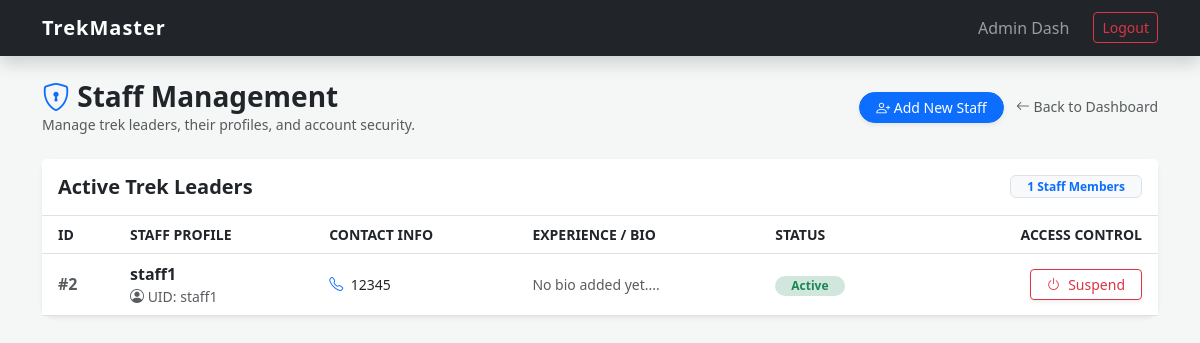
The page /admin/manage_staff (signed in) on the database its author committed.
### models.py (models this page shows)
class User(db.Model):
    __tablename__ = 'user'
    id = db.Column(db.Integer, primary_key=True)
    username = db.Column(db.String(80), unique=True, nullable=False)
    email = db.Column(db.String(120), unique=True, nullable=True)
    password = db.Column(db.String(120), nullable=False)
    contact_number = db.Column(db.String(15), nullable=True) # [NEW] User contact number
    emergency_contact = db.Column(db.String(15), nullable=True) # [NEW] Emergency contact number
    role = db.Column(db.String(20), nullable=False) # 'Admin', 'Staff', 'User'
    status = db.Column(db.String(20), default='Active') # 'Active', 'Blacklisted'
    created_at = db.Column(db.DateTime, default=datetime.utcnow) # [NEW] History tracking ke liye
    bookings = db.relationship('Booking', backref='trekker', lazy=True, cascade="all, delete-orphan")
    staff_profile = db.relationship('StaffProfile', backref='user_account', uselist=False, cascade="all, delete-orphan")

class StaffProfile(db.Model):
    __tablename__ = 'staff_profile'
    id = db.Column(db.Integer, primary_key=True)
    user_id = db.Column(db.Integer, db.ForeignKey('user.id'), nullable=False)
    name = db.Column(db.String(100), nullable=False)
    contact_details = db.Column(db.String(15), nullable=False)
    status = db.Column(db.String(20), default='Available')
    bio = db.Column(db.Text)
    assigned_treks = db.relationship('Trek', backref='leader', lazy=True)

### app.py (the view)
@app.route('/admin/manage_staff')
def manage_staff():
    if session.get('role') != 'Admin': return redirect(url_for('login'))
    staff_members = User.query.filter_by(role='Staff').all()
    return render_template('admin/manage_staff.html', staff_members=staff_members)

### templates/admin/manage_staff.html (shortened to what this page needs)
{% extends "base.html" %}
{% block content %}
<div class="row align-items-center mb-4">
    <div class="col-md-6">
        <h3 class="fw-bold text-dark mb-0"><i class="bi bi-shield-lock text-primary"></i> Staff Management</h3>
        <p class="text-muted small mb-0">Manage trek leaders, their profiles, and account security.</p>
    </div>
    <div class="col-md-6 text-md-end mt-3 mt-md-0">
        <a href="/admin/add_staff" class="btn btn-primary btn-sm rounded-pill px-3 shadow-sm me-2">
            <i class="bi bi-person-plus"></i> Add New Staff
        </a>
        <a href="/admin_dashboard" class="text-decoration-none text-muted small">
            <i class="bi bi-arrow-left"></i> Back to Dashboard
        </a>
    </div>
</div>
<div class="card shadow-sm border-0">
    <div class="card-header bg-white py-3 d-flex justify-content-between align-items-center border-bottom">
        <h5 class="mb-0 fw-bold text-dark">Active Trek Leaders</h5>
        <span class="badge bg-light text-primary border px-3">{{ staff_members|length }} Staff Members</span>
    </div>
    <div class="table-responsive">
        <table class="table table-hover align-middle mb-0">
            <thead class="bg-light text-uppercase small fw-bold text-muted">
                <tr>
                    <th class="ps-3" style="width: 80px;">ID</th>
                    <th>Staff Profile</th>
                    <th>Contact Info</th>
                    <th style="max-width: 200px;">Experience / Bio</th>
                    <th>Status</th>
                    <th class="text-end pe-3">Access Control</th>
                </tr>
            </thead>
            <tbody>
                {% for s in staff_members %}
                <tr>
                    <td class="ps-3 text-muted fw-bold">#{{ s.id }}</td>
                    <td>
                        <div class="fw-bold text-dark">
                            {{ s.staff_profile.name if s.staff_profile else s.username }}
                        </div>
                        <div class="text-muted small">
                            <i class="bi bi-person-circle"></i> UID: {{ s.username }}
                        </div>
                    </td>
                    <td>
                        <div class="small">
                            {% if s.staff_profile and s.staff_profile.contact_details %}
                                <i class="bi bi-telephone text-primary me-1"></i> {{ s.staff_profile.contact_details }}
                            {% else %}
                                <span class="text-muted italic">No Contact Info</span>
                            {% endif %}
                        </div>
                    </td>
                    <td style="max-width: 200px;">
                        <div class="small text-muted text-truncate" title="{{ s.staff_profile.bio if s.staff_profile else '' }}">
                            {{ s.staff_profile.bio[:60] if s.staff_profile and s.staff_profile.bio else 'No bio added yet.' }}...
                        </div>
                    </td>
                    <td>
                        <span class="badge rounded-pill {% if s.status == 'Active' %}bg-success-light text-success{% else %}bg-danger-light text-danger{% endif %} px-3">
                            {{ 'Active' if s.status == 'Active' else 'Suspended' }}
                        </span>
                    </td>
                    <td class="text-end pe-3">
                        <a href="/admin/blacklist/{{ s.id }}"
                           class="btn btn-sm {% if s.status == 'Active' %}btn-outline-danger{% else %}btn-outline-success{% endif %} shadow-sm px-3"
                           onclick="return confirm('Update access status for {{ s.username }}?')">
                            {% if s.status == 'Active' %}
                                <i class="bi bi-power me-1"></i> Suspend
                            {% else %}
                                <i class="bi bi-check-circle me-1"></i> Activate
                            {% endif %}
                        </a>
                    </td>
                </tr>
                {% endfor %}
            </tbody>
        </table>
    </div>
</div>
{% endblock %}

### templates/base.html (style rules this page uses)
body { background-color: #f4f7f6; font-family: 'Segoe UI', Tahoma, Geneva, Verdana, sans-serif; }
.card { border: none; border-radius: 12px; transition: 0.3s; }

### templates/admin/manage_staff.html (style rules this page uses)
.bg-success-light { background-color: #d1e7dd; color: #0f5132; }
.table thead th { border-top: none; }
.text-truncate { overflow: hidden; text-overflow: ellipsis; white-space: nowrap; }

### rows shown on the page
User: id "2", staff_profile "staff1", username "staff1", staff_profile.contact_details "12345", staff_profile "No bio added yet.", status "Active", shows "Suspend"

### other values the page prints
{{ staff_members|length }} "1"
